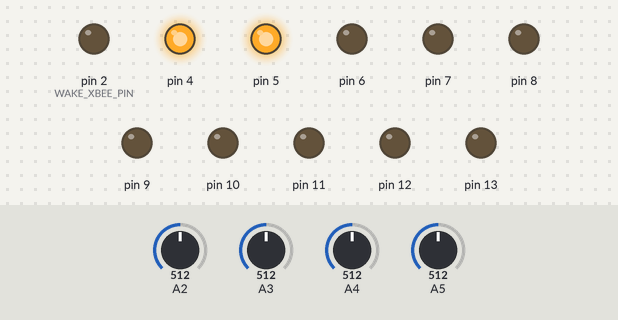
This sketch was run on a simulated Arduino Uno, built with avr-gcc and run on an emulated ATmega328P. Parts: output pins drawn as LEDs (lit = HIGH). Inputs (shaded band) come from the test bench; at power-on: A2 = 512, A3 = 512, A4 = 512, A5 = 512. What the sketch prints to the serial monitor is not drawn.

Above: at 0.1 s.
Timing chart, 0 to 1.6 s (numbered marks = the images above):
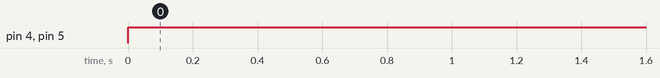

Measured:
- by itself, pin 4, pin 5: LOW → HIGH at 0.00 s

The sketch:

com_serial_atmega328p.ino
```cpp
/*
 * main.c
 *
 *  Created on: mar 23, 2020
 *      Author:juan sebastian castellanos
 */
#include <avr/io.h>
#include <util/delay.h>
#include <avr/interrupt.h>
#include <string.h>
#include <stdlib.h>
#include <stdio.h>


enum FLAGS_STATES {CLEAR,SET};


#define BAUD 9600                                   // define baud
#define BAUD_RATE ((16000000)/(BAUD*16UL)-1)     //valor de UBRR para cargarlo en el registo
#define WAKE_XBEE_PIN PIND2                     //Xbee pin11
#define  TIMER0_1SEC_COUNTER_VAL 3906           //contador de 1seg
//#define BAUD_RATE ((1200000)/(BAUD*16UL)-1)


// REQUESTS FUNCTIONS STRINGS
//static const char AITASK_STR[] = "AITASK";
//static const char SITASK_STR[] = "SITASK";
//static const char PARAM_STR[] = "PARAM";
//static const char INITSETUP_STR[] = "INITSETUP";

const char*FUNC_STR_ARR[5];
static const int functionsNumber = 5;
unsigned char functionID;


// USART Message Variables
char requestStr[100];  //cadena de 100 caracteres
unsigned char posCounter = 0;
char *requestStrPtr;
char *paramStrPtr;
char *idStrPtr;

char *bufferPtr;
double autoIrrigParamsArr[3];

char buffer[25]={0};
unsigned int bufferSize;

// USART Interrupt Variables
volatile unsigned char receivedByte = 0;
volatile unsigned char receivedByteFlag = 0;

//External Interrupt (Flow Sensors) Variables
volatile unsigned int irrigPulsesNumberArr[4];
volatile unsigned int pulsesCounterArr[4]={0};
volatile unsigned char autoIrrigCompleteFlagArr[4] = {CLEAR};
volatile unsigned char actAutoIrrigFlagArr[4] = {CLEAR};

// Automatic Irrigation Variables
unsigned int valveID = 0;
double et = 0;

//Scheduled Irrigation Variables
volatile unsigned int timer0ItptCounter = 0;
volatile unsigned int secondsCounter = 0;
volatile uint8_t increment;

volatile unsigned int schedTaskTimeArr[4]={0};
volatile unsigned int secondsCounterArr[4]={0};
volatile unsigned char actSchedIrrigFlagArr[4]={CLEAR};

volatile unsigned char busyValveFlagArr[4]={CLEAR};

char VALV_HB1 = 0;
char VALV_HB2 = 0;
char VALV_RPA = 0;
char VALV_IFS = 0;


volatile static uint8_t pcint_temp;
volatile unsigned int testTimerCompare = 0;

char responseBuffer[50];

volatile unsigned int activeStationIndicator = 0;


char requestStrPtrArr[4][50];
char responseBufferArr[4][50];
volatile int responseBufferArrIndex = -1;

char responseAckBuffer[50];

unsigned int requestsNumber = 0;
unsigned int requestsDelayCounter;
char breakDelayFlag = CLEAR;


volatile unsigned int batteryADCValue;

volatile unsigned char remainActSchedTaskFlag = CLEAR;


//************************************************************//

void getBatteryLevelValue();

void USART_Init(unsigned int ubrr);
void USART_Transmit( unsigned char data );
unsigned char USART_Receive( void );

void printParamVal(double param);
void printString(const char *str);


void printInt( unsigned int num);

int main(void)
{
  FUNC_STR_ARR[0] = "AITASK";
  FUNC_STR_ARR[1] = "SITASK";
  FUNC_STR_ARR[2] = "ADCREQ";
  FUNC_STR_ARR[3] = "MARAIN";
  FUNC_STR_ARR[4] = "SBREAK";

  // uC SETUP

  //USART
  USART_Init(BAUD_RATE);


  // Digital Outputs for H Bridge Control
  DDRB = 0b00111111; // Set  PORTB as output
  PORTB = 0b00000000; // Set all PORTB LOW Level
  /*
   * PBO -> VALV1-HB1
   * PB1 -> VALV1-HB2
   * PB2 -> VALV2-HB1
   * PB3 -> VALV2-HB2
   * PB4 -> VALV3-HB1
   * PB5 -> VALV3-HB2
   * PB6 -> VALV1-HB1
   * PB7 -> VALV1-HB2
   */
  //Digital Outputs for Relay/Power Control
  DDRD = (1 << PIND4) | (1 << PIND5) | (1 << PIND6) | (1 << PIND7) ;
  PORTD = 0b00000000;
  PORTD |= (1 << PIND4) | (1 << PIND5) ;

  DDRD |= (1 << WAKE_XBEE_PIN);
  PORTD &=~ (1 << WAKE_XBEE_PIN);


  //ADC Setup
  /*  ADCSRA
    Bit 7 -   ADEN: ADC Enable
    Bit 6 -   ADSC: ADC Start Conversion
    Bit 5 -   ADATE: ADC Auto Trigger Enable
    Bit 4 -   ADIF: ADC Interrupt Flag
    Bit 3 -   ADIE: ADC Interrupt Enable
    Bits 2:0 -  ADPS[2:0]: ADC Prescaler Select Bits (100 to divide by 16)
   */
  ADCSRA = 0b10001111;
  /*  ADMUX
      Bit 7:6 –   REFS[1:0]: Reference Selection Bits
    Bit 5 –   ADLAR: ADC Left Adjust Result
    Bit 4 –   Reserved
    Bits 3:0 –  MUX[3:0]: Analog Channel Selection Bits
   */
  ADMUX = 0b01001111;
  /* Disable Digital Input on ADC Channel 5,4,3 and 2vto reduce power consumption */
  DIDR0 |= (1 << ADC5D) | (1 << ADC4D)| (1 << ADC3D)| (1 << ADC2D);

  //**************************************************************************************
  //  MAIN LOOP
  //**************************************************************************************
  while (1){
    //printInt(1111);
     uint16_t mes[4];
     float vol=0;
     int ad=0x40;
         //printString("ok\n");

     for(unsigned int x=0;x<4;x++)
       {
         ad=0x45-x; //para leer el puerto
         ADMUX = ad;
         ADCSRA|=((1<<ADEN)|(1<<ADSC));
         while(ADCSRA&(1<<ADSC));
         ADCSRA &=~(1<<ADEN);
         mes[x]=ADC;
       }

      sprintf(responseAckBuffer, "%d,%d,%d,%d", mes[0],mes[1],mes[2],mes[3]);
      printString(responseAckBuffer);
//      FILE* fichero;
//      fichero = fopen("adc.txt", "a");
//      int i=0;
//      while (responseAckBuffer[i]!='\0') { fputc(responseAckBuffer[i], fichero); i++; }
//      i=0;
//      fclose(fichero);

     //sprintf(responseAckBuffer, "%s,%d\n", "OK", 1);
     //printString(responseAckBuffer);
      _delay_ms(10);

  }
}

// FUNCTIONS LIST
// functionID = 1 -> AITASK
// functionID = 2 -> SITASK
// functionID = 3 -> BLREQ


//*****************************************************************************************
//*****************************************************************************************

void getBatteryLevelValue(){

  if( (idStrPtr = strsep(&requestStrPtr,";")) != NULL ){ //strseo busca un valor delimitado por ";"
    if (strcmp(idStrPtr,"BATT") == 0){

      ADMUX = 0b00000101;
      _delay_ms(1000);
      ADCSRA |= (1 << ADSC);
    }
  }


}


void printInt( unsigned int num){
  USART_Transmit('0'+((num)/1000)); // Thousands
  USART_Transmit('0'+((num%1000)/100)); //Hundreds
  USART_Transmit('0'+((num%100)/10)); // Tens
  USART_Transmit('0'+(num%10)); // Units
  USART_Transmit('\n');
}

void printString(const char *str){
  const char *strPtrCpy = str;
  while(*strPtrCpy != '\0'){
    USART_Transmit(*strPtrCpy);
    strPtrCpy++;
  }
  USART_Transmit('\n');
}


//*************************************************************************************************
/*
 * INTRRUPTS
 */
//*************************************************************************************************


/*USART FUNCTIONS*/

ISR(USART_RX_vect){
  receivedByte = USART_Receive();
  receivedByteFlag = SET;
  //USART_Transmit(receivedByte);
}
void USART_Init( unsigned int ubrr)
{
  /*Set baud rate */
  UBRR0H = (unsigned char)(ubrr>>8);
  UBRR0L = (unsigned char)ubrr;
  /*Enable receiver and transmitter */
  UCSR0B = (1<<RXEN0)|(1<<TXEN0);
  /* Set frame format: 8data, 2 stop bit */
  //UCSR0C = (1<<USBS0)|(3<<UCSZ00);
  UCSR0C |= (3<<UCSZ00);
}

void USART_Transmit( unsigned char data )
{
/* Wait for empty transmit buffer */
  while ( !( UCSR0A & (1<<UDRE0)) );
  /* Put data into buffer, sends the data */
  UDR0 = data;
}

unsigned char USART_Receive( void )
{
  /* Wait for data to be received */
  while ( !(UCSR0A & (1<<RXC0)) );
  /* Get and return received data from buffer */
  return UDR0;
}
```
